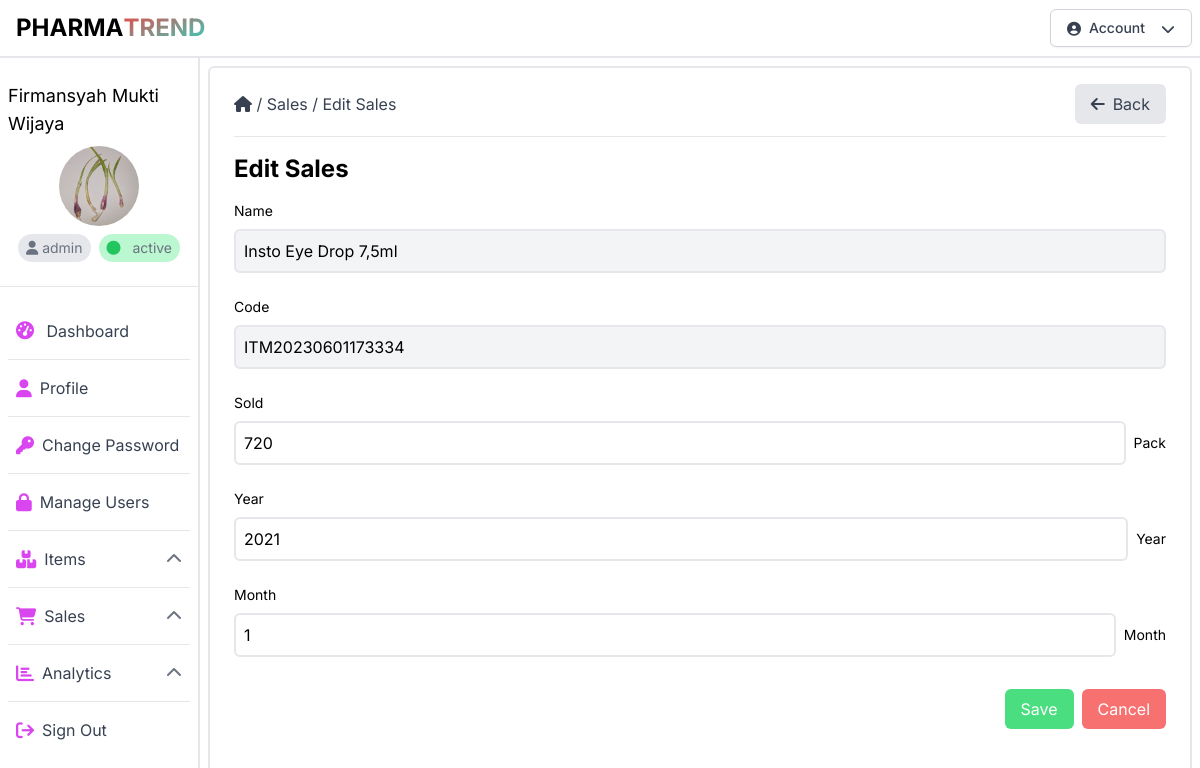
Screenshot of /edit_sales.php?id=44 (signed in) with the database file from the repository.
### tables this page shows
CREATE TABLE `items` (
  `id` int(11) NOT NULL,
  `code` varchar(32) NOT NULL,
  `name` varchar(128) NOT NULL,
  `price` varchar(256) NOT NULL,
  `unit` varchar(32) NOT NULL,
  `stock` varchar(256) NOT NULL,
  `created_at` datetime NOT NULL,
  `updated_at` datetime NOT NULL,
  `id_user` int(11) NOT NULL
);

CREATE TABLE `sales` (
  `id` int(11) NOT NULL,
  `code` varchar(32) NOT NULL,
  `sold` varchar(256) NOT NULL,
  `month` varchar(16) NOT NULL,
  `year` varchar(16) NOT NULL,
  `created_at` datetime NOT NULL,
  `updated_at` datetime NOT NULL,
  `id_item` int(11) NOT NULL,
  `id_user` int(11) NOT NULL
);

### public/edit_sales.php (the view, shortened to what this page needs)
<?php
require_once("config.php");
?>
<!DOCTYPE html>
<html lang="id">
<head>
    <link rel="stylesheet" href="css/output.css">
    <link rel="stylesheet" href="https://cdnjs.cloudflare.com/ajax/libs/font-awesome/6.4.0/css/all.min.css"
 />
</head>
<body class="font-inter">
    <header class="bg-white w-full border-b-2 border-gray-200">
        <?php
            include("components/navbar.php");
        ?>
    </header>
    <div class="container-fluid mx-auto h-auto">
        <div class="flex">
            <?php
                include("components/sidebar.php");
            ?>
            <div class="w-10/12 h-[calc(100vh-3.5rem)] p-2">
                <div class="w-full h-auto border-2 border-gray-200 rounded-md py-4 px-6">
                    <div class="flex items-center gap-2 mb-3 justify-between">
                        <div>
                            <a href="dashboard.php" class="text-gray-700 hover:text-gray-950"><i class="fas fa-home"></i></a>
                            <span class="text-gray-700">/</span>
                            <a href="sales.php" class="text-gray-700 hover:text-gray-950">Sales</a>
                            <span class="text-gray-700">/</span>
                            <a href="edit_sales.php?id=<?php echo $_GET["id"]; ?>" class="text-gray-700 hover:text-gray-950">Edit Sales</a>
                        </div>
                        <button class="flex flex-row justify-center items-center bg-gray-200 hover:bg-gray-300 rounded-md px-4 py-2 text-gray-700 space-x-2" onclick="window.history.back();">
                            <i class="fas fa-arrow-left"></i>
                            <span>Back</span>
                        </button>
                    </div>
                    <hr>
                    <div class="flex flex-col gap-4 mt-4 mb-16">
                        <div class="flex flex-col gap-2">
                            <div class="flex flex-row items-center justify-between">
                                <div class="flex flex-row items-center gap-2">
                                    <h1 class="text-2xl font-bold">Edit Sales</h1>
                                </div>
                            </div>
                            <div class="flex flex-col gap-4">
                                <?php
                                    if(isset($_POST["submit"])){
                                        $id_user = $_SESSION["id"];
                                        $name_item = $_POST["name"];
                                        $code = $_POST["code"];
                                        $sold = $_POST["sold"];
                                        $month = $_POST["month"];
                                        $year = $_POST["year"];
                                        $created_at = date("Y-m-d H:i:s");
                                        $updated_at = date("Y-m-d H:i:s");
                                        if($name_item == "" || $code == "" || $sold == "" || $month == "" || $year == ""){
                                            echo "<div class='bg-red-200 text-red-700 border-2 border-red-700 rounded-md p-2'>Please fill all the form</div>";
                                        }
                                        $sql = "SELECT * FROM items WHERE name = '$name_item'";
                                        $query = mysqli_query($conn, $sql);
                                        if(mysqli_num_rows($query) > 0){
                                            $row = mysqli_fetch_assoc($query);
                                            $id_item = $row["id"];
                                            $sql = "SELECT * FROM sales WHERE id_item = '$id_item' AND month = '$month' AND year = '$year'";
                                            $query = mysqli_query($conn, $sql);
                                            if(mysqli_num_rows($query) > 0){
                                                $sql = "UPDATE sales SET sold = '$sold', updated_at = '$updated_at' WHERE id_item = '$id_item' AND month = '$month' AND year = '$year'";
                                                $query = mysqli_query($conn, $sql);
                                                echo "<div class='bg-green-200 text-green-700 border-2 border-green-700 rounded-md p-2'>Sales updated successfully</div>";
                                            }else{
                                                echo "<div class='bg-red-200 text-red-700 border-2 border-red-700 rounded-md p-2'>Sales not found</div>";
                                            }
                                        } else{
                                            echo "<div class='bg-red-200 text-red-700 border-2 border-red-700 rounded-md p-2'>Item not found</div>";
                                        }
                                    } else {
                                        $id = $_GET["id"];
                                        $sql = "SELECT * FROM sales WHERE id = '$id'";
                                        $sales = mysqli_query($conn, $sql);
                                        if(mysqli_num_rows($sales) > 0){
                                            $row = mysqli_fetch_assoc($sales);
                                            $id_item = $row["id_item"];
                                            $sold = $row["sold"];
                                            $month = $row["month"];
                                            $year = $row["year"];
                                            $sql = "SELECT * FROM items WHERE id = '$id_item'";
                                            $items = mysqli_query($conn, $sql);
                                            if(mysqli_num_rows($items) > 0){
                                                $row = mysqli_fetch_assoc($items);
                                                $name_item = $row["name"];
                                                $code = $row["code"];
                                            }
                                        }
                                    }
                                ?>
                                <form action="edit_sales.php?id=<?php echo $_GET["id"]; ?>" method="POST" class="flex flex-col gap-4">
                                    <div class="flex flex-col gap-2 mt-2 relative">
                                        <label for="name" class="text-sm">Name</label>
                                        <input type="text" name="name" id="name" autocomplete="off" value="<?php echo $name_item; ?>"
                                             readonly class="border-2 border-gray-200 bg-gray-100 rounded-md p-2">
                                    </div>
                                    <div class="flex flex-col gap-2 mt-2">
                                        <label for="code" class="text-sm">Code</label>
                                        <input type="text" name="code" id="code"
                                            class="border-2 border-gray-200 bg-gray-100 rounded-md p-2"
                                            value="<?php echo $code; ?>" readonly>
                                    </div>
                                    <div class="flex flex-col gap-2 mt-2">
                                        <label for="sold" class="text-sm">Sold</label>
                                        <div class="flex flex-row items-center gap-2">
                                            <input type="number" name="sold" id="sold" value="<?php echo $sold; ?>"
                                                class="border-2 border-gray-200 rounded-md p-2 w-full">
                                            <h1 class="text-sm">Pack</h1>
                                        </div>
                                    </div>
                                    <div class="flex flex-col gap-2 mt-2">
                                        <label for="year" class="text-sm">Year</label>
                                        <div class="flex flex-row items-center gap-2">
                                            <input type="number" name="year" id="year" value="<?php echo $year; ?>"
                                                class="border-2 border-gray-200 rounded-md p-2 w-full" readonly>
                                            <h1 class="text-sm">Year</h1>
                                        </div>
                                    </div>
                                    <div class="flex flex-col gap-2 mt-2">
                                        <label for="month" class="text-sm">Month</label>
                                        <div class="flex flex-row items-center gap-2">
                                            <input type="number" name="month" id="month" value="<?php echo $month; ?>"
                                                class="border-2 border-gray-200 rounded-md p-2 w-full" readonly>
                                            <h1 class="text-sm">Month</h1>
                                        </div>
                                    </div>
                                    <div class="flex flex-row items-center justify-end gap-2 mt-4">
                                        <input type="submit"
                                            class="bg-green-400 hover:bg-green-600 text-white px-4 py-2 rounded-md cursor-pointer"
                                            name="submit" value="Save">
                                        <a href="items.php"
                                            class="bg-red-400 hover:bg-red-600 text-white px-4 py-2 rounded-md">Cancel</a>
                                    </div>
                                </form>
                            </div>
                        </div>
                    </div>
                </div>
            </div>
        </div>
</body>
</html>

### rows the page displays
items: name "Insto Eye Drop 7,5ml", code "ITM20230601173334"
sales: sold "720", year "2021", month "1"

### other values shown
$_SESSION["fullname"] "Firmansyah Mukti Wijaya"
$_SESSION["role"] "admin"
$_SESSION["status"] "active"
